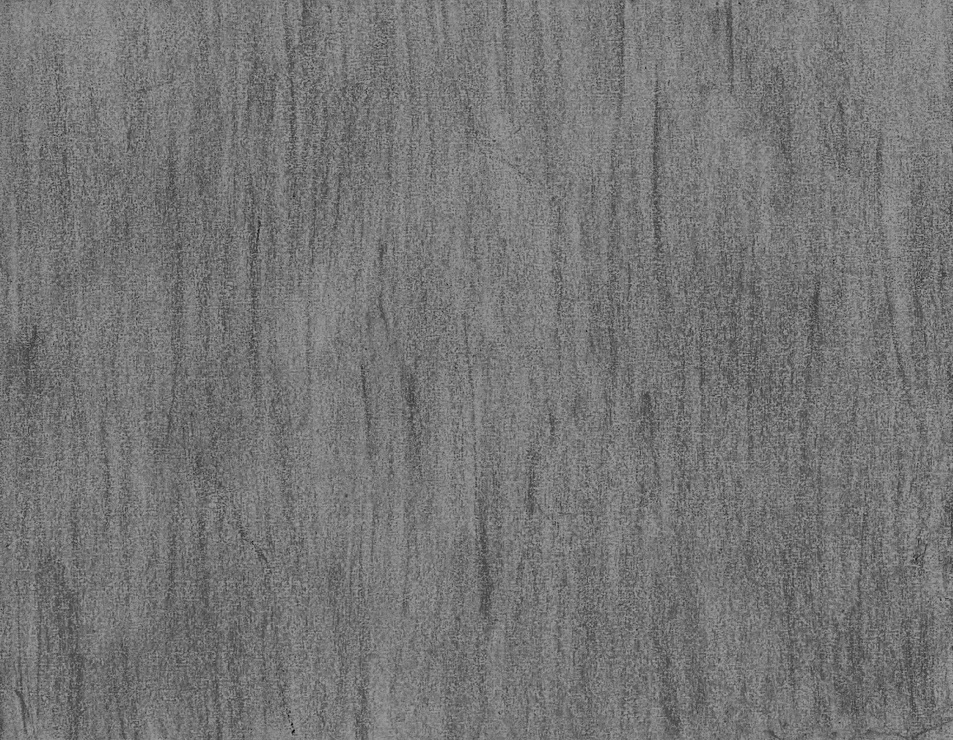
#> input picture pencil4.jpg, 953 x 740 px, shrunk from 1600 x 1242 before the run, given in place of flower.png, which was not available
$ python genStroke.py pencil4.jpg pencil6.jpg   (Python 2 division)
#> lines starting #> are read from the running program, lines starting #| are printed output that depends on the picture; pictures that were not available may be replaced by others from this repository, and a replacement may not be noted
#> further down, img is the input picture: shape (740, 953); min 6, max 169, mean 117.6
import cv2
import numpy as np
from matplotlib import pyplot as plt

import math
import sys
import os


def rotate_img(img, angle):
    row, col = img.shape
    M   = cv2.getRotationMatrix2D((row / 2 + 1, col / 2 + 1), angle, 1)
    res = cv2.warpAffine(img, M, (row, col))
    return res

def rotateImg(img, angle):
    row, col = img.shape
    M   = cv2.getRotationMatrix2D((row / 2 + 1, col / 2 + 1), angle, 1)
    res = cv2.warpAffine(img, M, (row, col))
    return res

def genDirectionLines(halfkernel, verbose = False):
    len = halfkernel * 2 + 1
    kernel = np.zeros((8, len, len))
    kernel [0, halfkernel, :] = 1.0
    kernel [2, :, :] = np.rot90(kernel[0,:,:])
    kernel [4, :, :] = np.rot90(kernel[2,:,:])
    kernel [6, :, :] = np.rot90(kernel[4,:,:])
    for i in range(len):
        kernel[1,i,i] = 1.0
    kernel [3, :, :] = np.rot90(kernel[1,:,:])
    kernel [5, :, :] = np.rot90(kernel[3,:,:])
    kernel [7, :, :] = np.rot90(kernel[5,:,:])
    if verbose == True:
        for i in range(8):
            title = 'kernel line %d'%i
            cv2.imshow(title, kernel[i,:,:])
            cv2.waitKey(1)
    return kernel;


# compute and get the stroke of the raw img
def genStroke(img, dirNum, verbose = False):
#> called with dirNum = 12, verbose = False
    height , width = img.shape[0], img.shape[1]
#> height = 740; width = 953
    img = np.float32(img) / 255.0
    print "- Images, size %dx%d"%(width, height)
#| - Images, size 953x740
    print "- PreProcessing Images, denoising ..."
    img = cv2.medianBlur(img, 3)
    if verbose == True:
        cv2.imshow('blurred image', img)
        cv2.waitKey(1)

    print "- Generating Gradient Images ..."
    imX = np.append(np.absolute(img[:, 0 : width - 1] - img[:, 1 : width]), np.zeros((height, 1)), axis = 1)
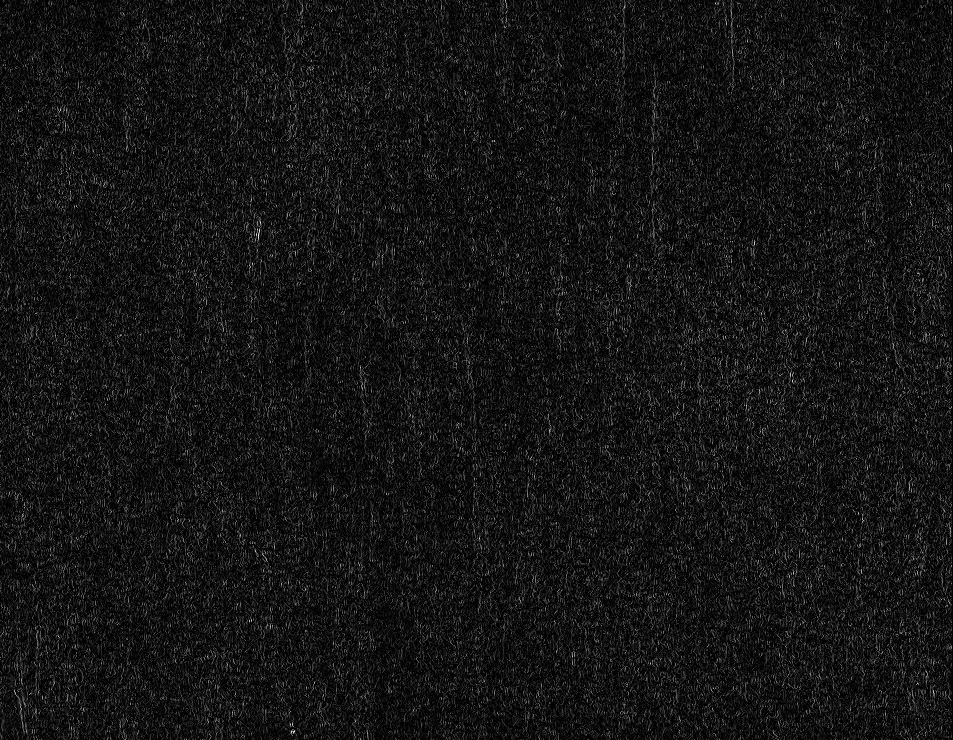
#> imX: shape (740, 953) float64; min 0, max 0.247, mean 0.02; drawn with min black and max white
    imY = np.append(np.absolute(img[0 : height - 1, :] - img[1 : height, :]), np.zeros((1, width)), axis = 0)
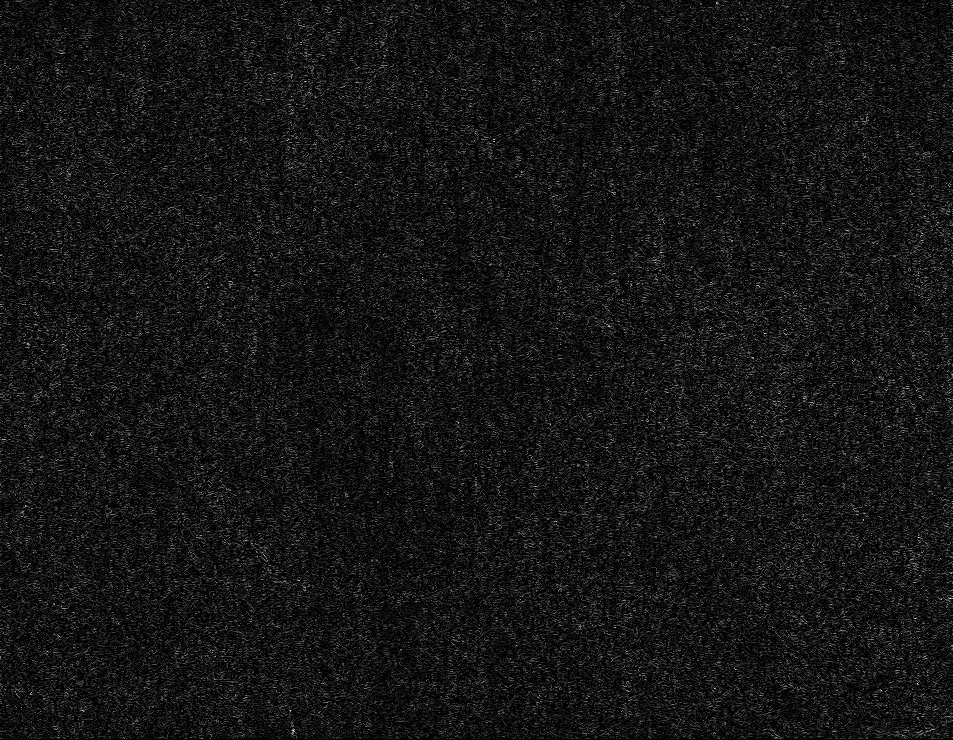
#> imY: shape (740, 953) float64; min 0, max 0.212, mean 0.0176; drawn with min black and max white
    #img_gredient = np.sqrt((imX ** 2 + imY ** 2))
    img_gredient = imX + imY
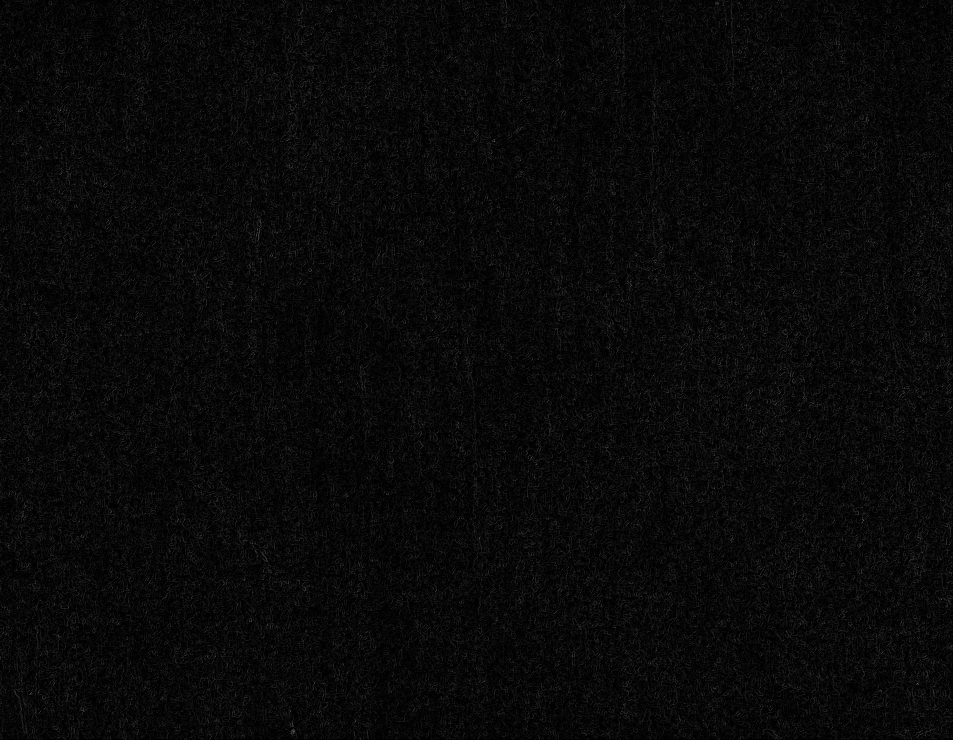
#> img_gredient: shape (740, 953) float64; min 0, max 0.38, mean 0.0376
    if verbose == True:
        cv2.imshow('gradient image', img_gredient)
        cv2.waitKey(1)

    #filter kernel size
    tempsize = 0
    if height > width:
        tempsize = width
    else:
        tempsize = height
#> tempsize = 740
    tempsize /= 32
#> tempsize = 23
    halfKsize = tempsize / 2
#> halfKsize = 11
    if halfKsize < 1:
        halfKsize = 3
    if halfKsize > 9:
        halfKsize = 9
    len = halfKsize * 2 + 1
    print "- Kernel Line Size=%s" %(len)
    kernel = np.zeros((dirNum, len, len))
    kernel [0,halfKsize,:] = 1.0
    #kernel = genDirectionLines(halfKsize, False);
    for i in range(1,dirNum):
        kernel[i,:,:] = temp = rotateImg(kernel[0,:,:], i * 180 / dirNum)
        if verbose == True:
            title = 'line kernel %d'%i
            cv2.imshow( title, temp)
            cv2.waitKey(1)

    #filter gradient map in different directions
    print "- Filtering Gradient Images in different directions ..."
    response = np.zeros((dirNum, height, width))
    for i in range(dirNum):
        ker = kernel[i,:,:];
        response[i, :, :] = cv2.filter2D(img_gredient, -1, ker)
    if verbose == True:
        for i in range(dirNum):
            title = 'response %d'%i
            cv2.imshow( title, response[i,:,:])
            cv2.waitKey(1)

    #divide gradient map into 8 different sub-map
    print "- Caculating Gradient classification ..."
    Cs = np.zeros((dirNum, height, width))
    for x in range(width):
        for y in range(height):
            i = np.argmax(response[:,y,x])
            Cs[i, y, x] = img_gredient[y,x]

    #generate line shape
    print "- Generating shape Lines ..."
    spn = np.zeros((dirNum, height, width))
    for i in range(dirNum):
        ker = kernel[i,:,:];
        spn[i, :, :] = cv2.filter2D(Cs[i], -1, ker)
    sp = np.sum(spn, axis = 0)
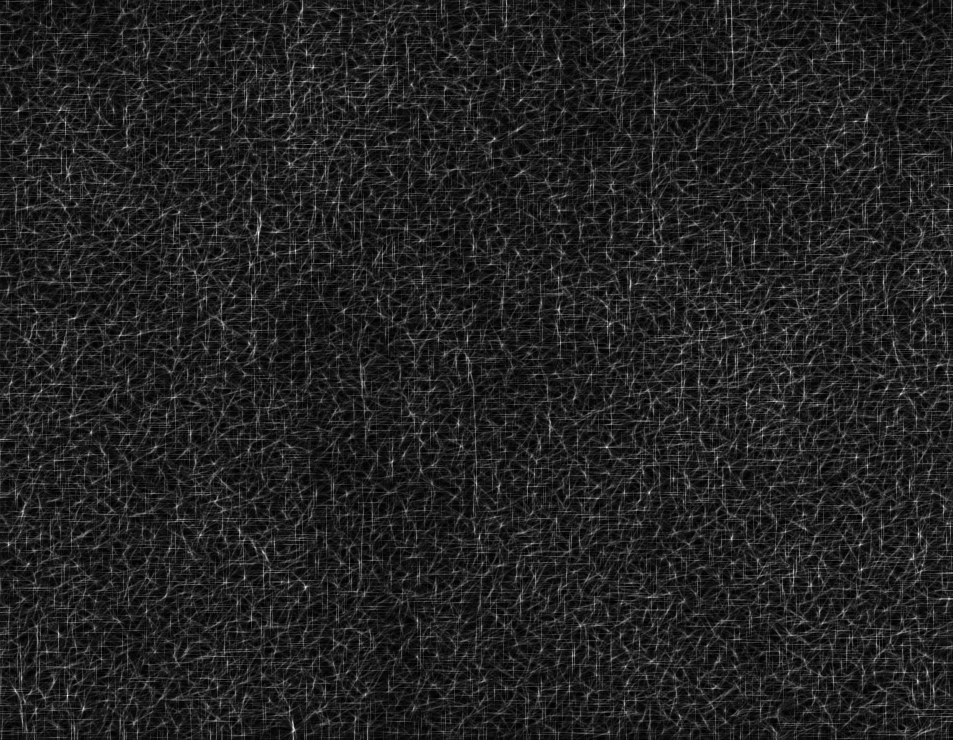
#> sp: shape (740, 953) float64; min -1.06e-16, max 5.03, mean 0.687; drawn with min black and max white
    sp =  (sp - np.min(sp)) / (np.max(sp) - np.min(sp))
    S  = 1 -  sp
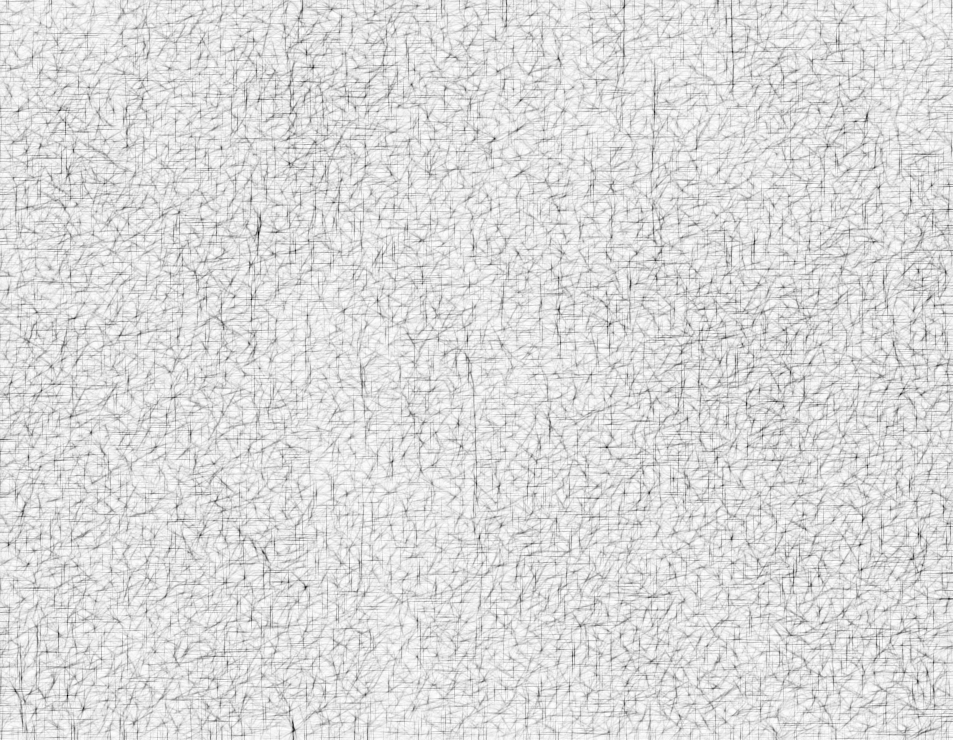
#> S: shape (740, 953) float64; min 0, max 1, mean 0.863
    if verbose == True:
        cv2.imshow('raw stroke', sp)
        cv2.waitKey(1)
        cv2.imshow('stroke', S)
        cv2.waitKey(1)

    return S

if __name__ == '__main__':

    #if len(sys.argv) < 3:
    img_path   = '.\\pic\\flower.png'
    img_stroke = 'flower-stroke.jpg'
    print "- Unit test for stroke generation. image file=%s" %(img_path)

    img = cv2.imread(img_path, cv2.IMREAD_GRAYSCALE)
    stroke = genStroke(img,12, False)
    cv2.imshow('stroke', stroke)
    cv2.waitKey(0)
    #result = np.uint8(stroke * 255)
    #imwrite always write integer value[0,255]
    #cv2.imwrite(img_stroke, result)
    #print "- Write stroke into file. image file=%s" %(img_stroke)
    exit()
#> (the program exits here)

$ run again, on pencil6.jpg
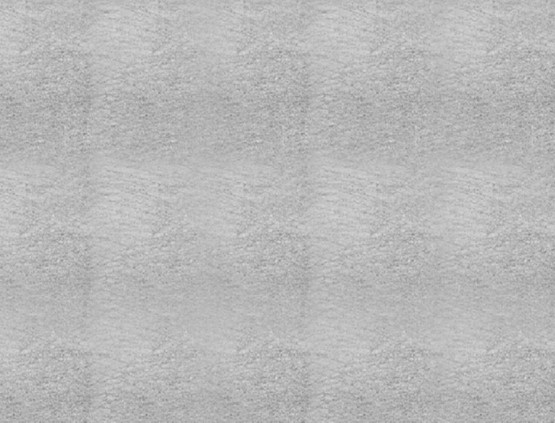
#> input picture pencil6.jpg, 555 x 423 px, given in place of flower.png, which was not available
#> img is the input picture: shape (423, 555); min 131, max 219, mean 184
#| - Images, size 555x423
#| - Kernel Line Size=13
#> in genStroke, `sp = np.sum(spn, axis = 0)`:
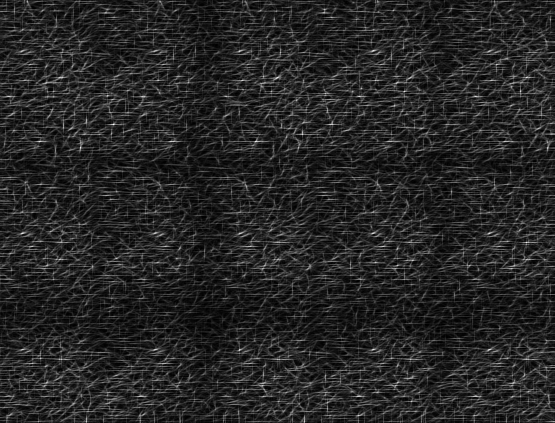
#> sp: shape (423, 555) float64; min 9.36e-18, max 1.56, mean 0.233; drawn with min black and max white
#> in genStroke, `S  = 1 -  sp`:
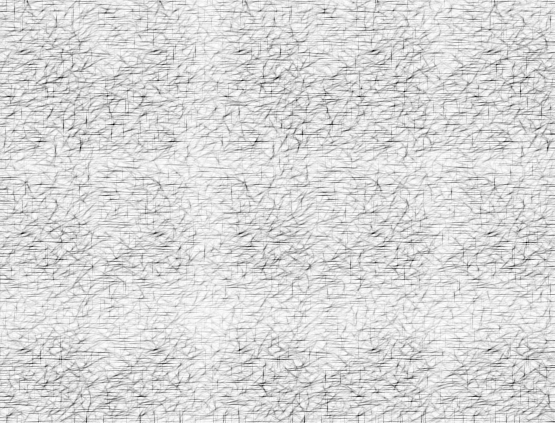
#> S: shape (423, 555) float64; min 0, max 1, mean 0.851

$ run again, on pencil1.jpeg
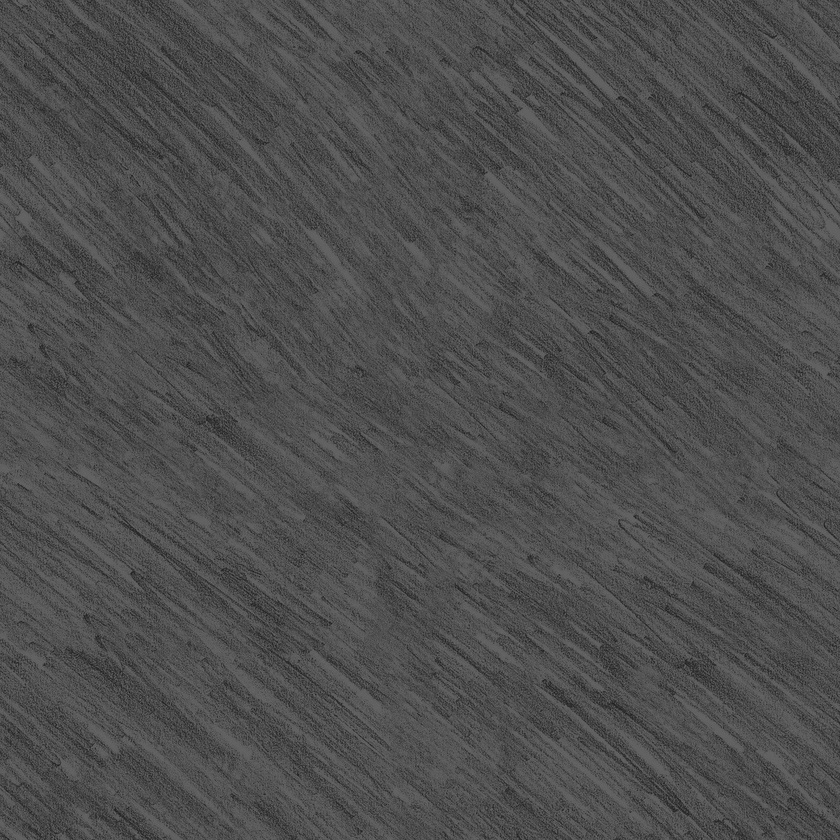
#> input picture pencil1.jpeg, 840 x 840 px, shrunk from 1024 x 1024 before the run, given in place of flower.png, which was not available
#> img is the input picture: shape (840, 840); min 25, max 113, mean 78.3
#| - Images, size 840x840
#> in genStroke, `sp = np.sum(spn, axis = 0)`:
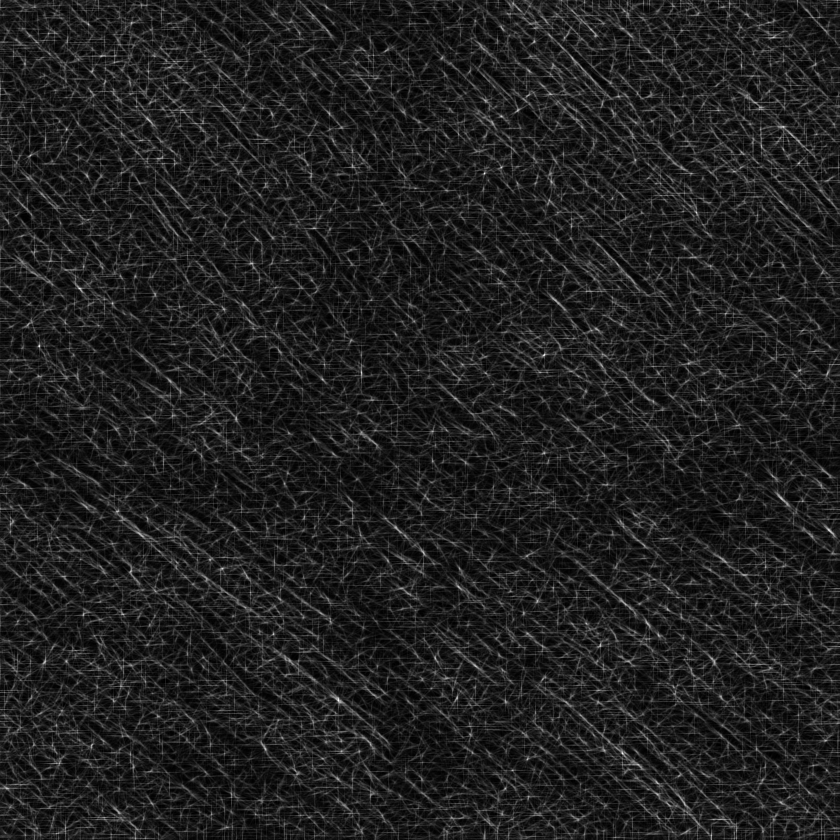
#> sp: shape (840, 840) float64; min 9.77e-18, max 3.49, mean 0.448; drawn with min black and max white
#> in genStroke, `S  = 1 -  sp`:
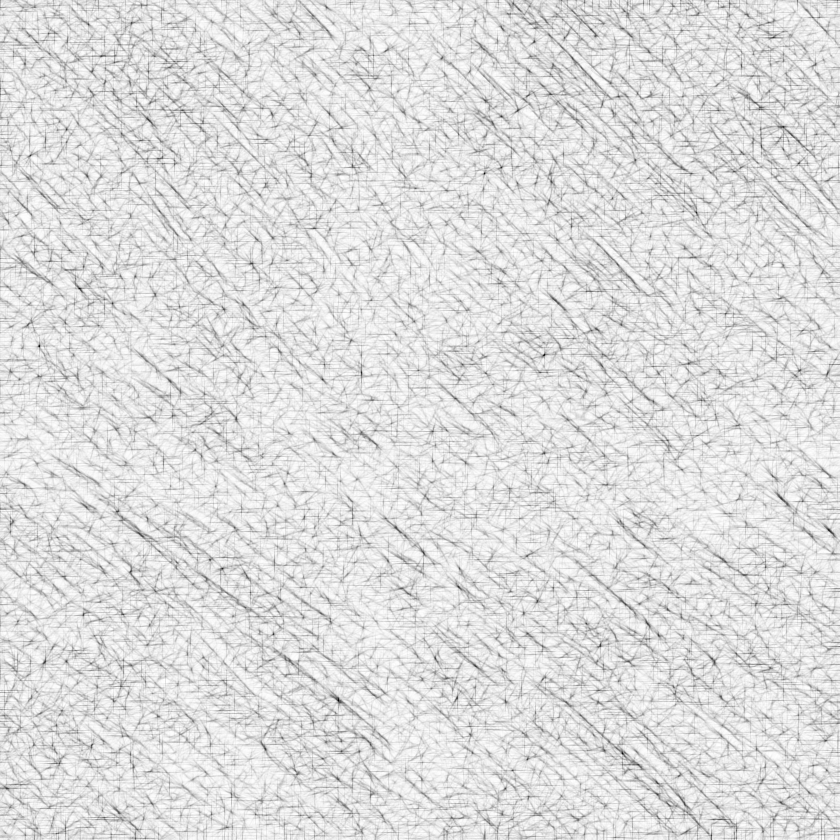
#> S: shape (840, 840) float64; min 0, max 1, mean 0.872
